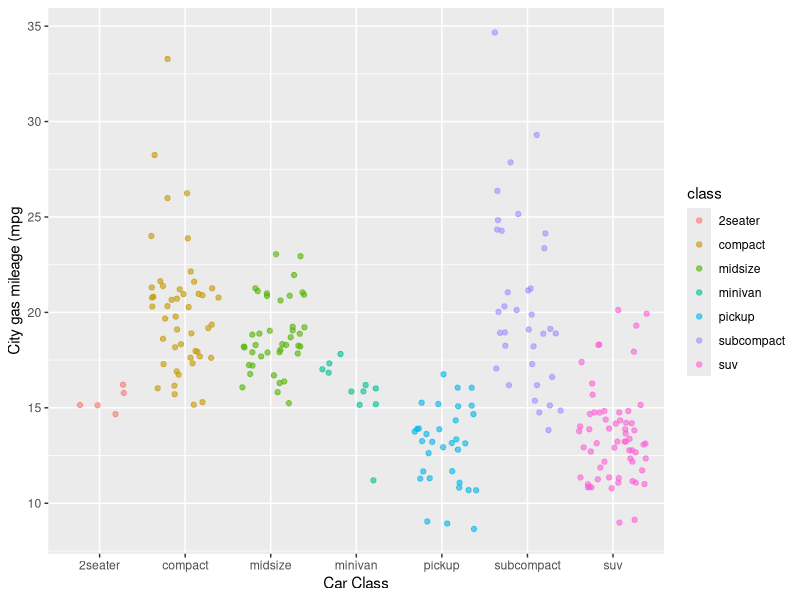

Recreate this plot in R.
## ---- chunk 1
knitr::opts_chunk$set(echo = TRUE)
library(tidyverse)

## ---- chunk 2
ggplot(data = mpg, aes(x=class, y=cty)) +
  geom_jitter(aes(color=class), alpha = 0.6) +
  labs(x = "Car Class", y = "City gas mileage (mpg")

